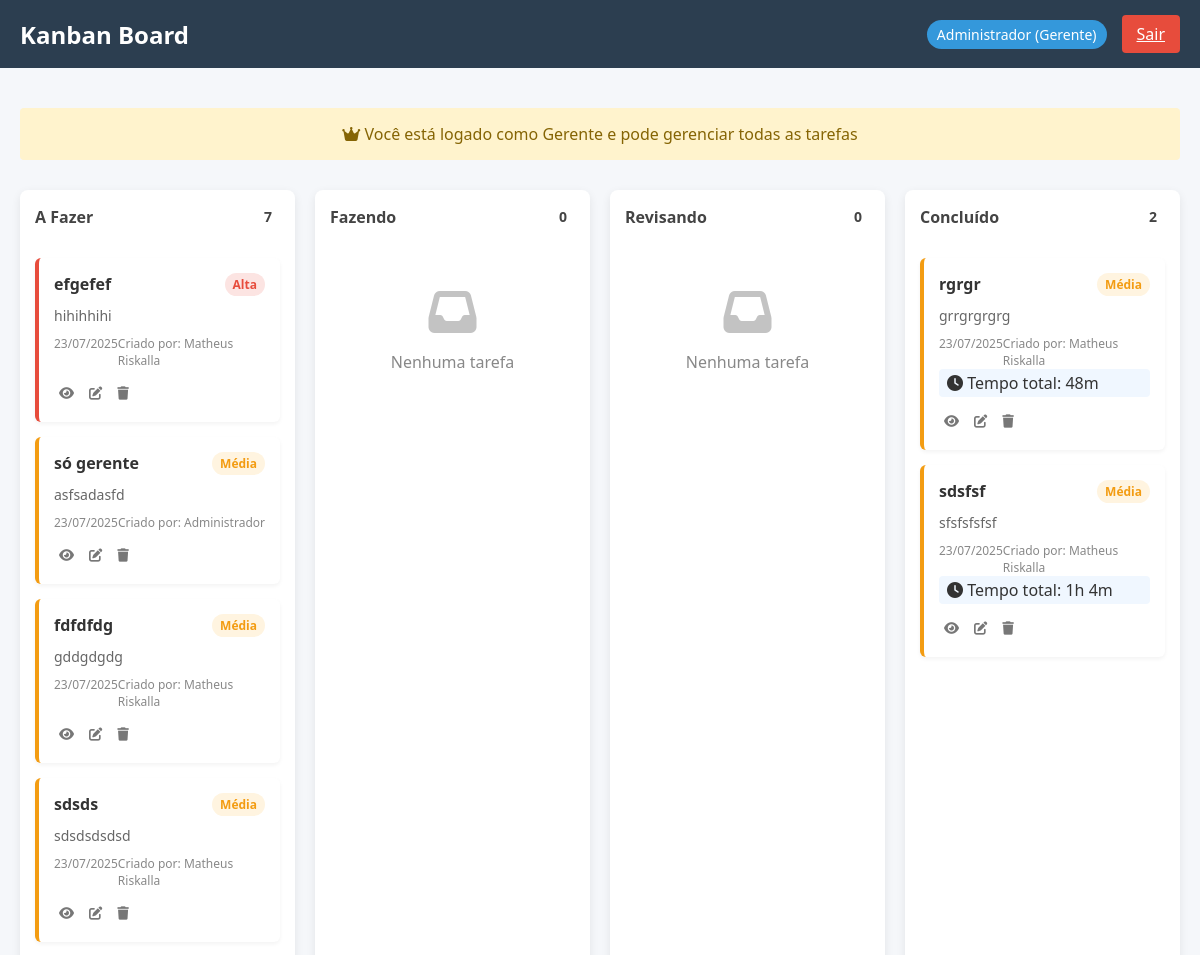
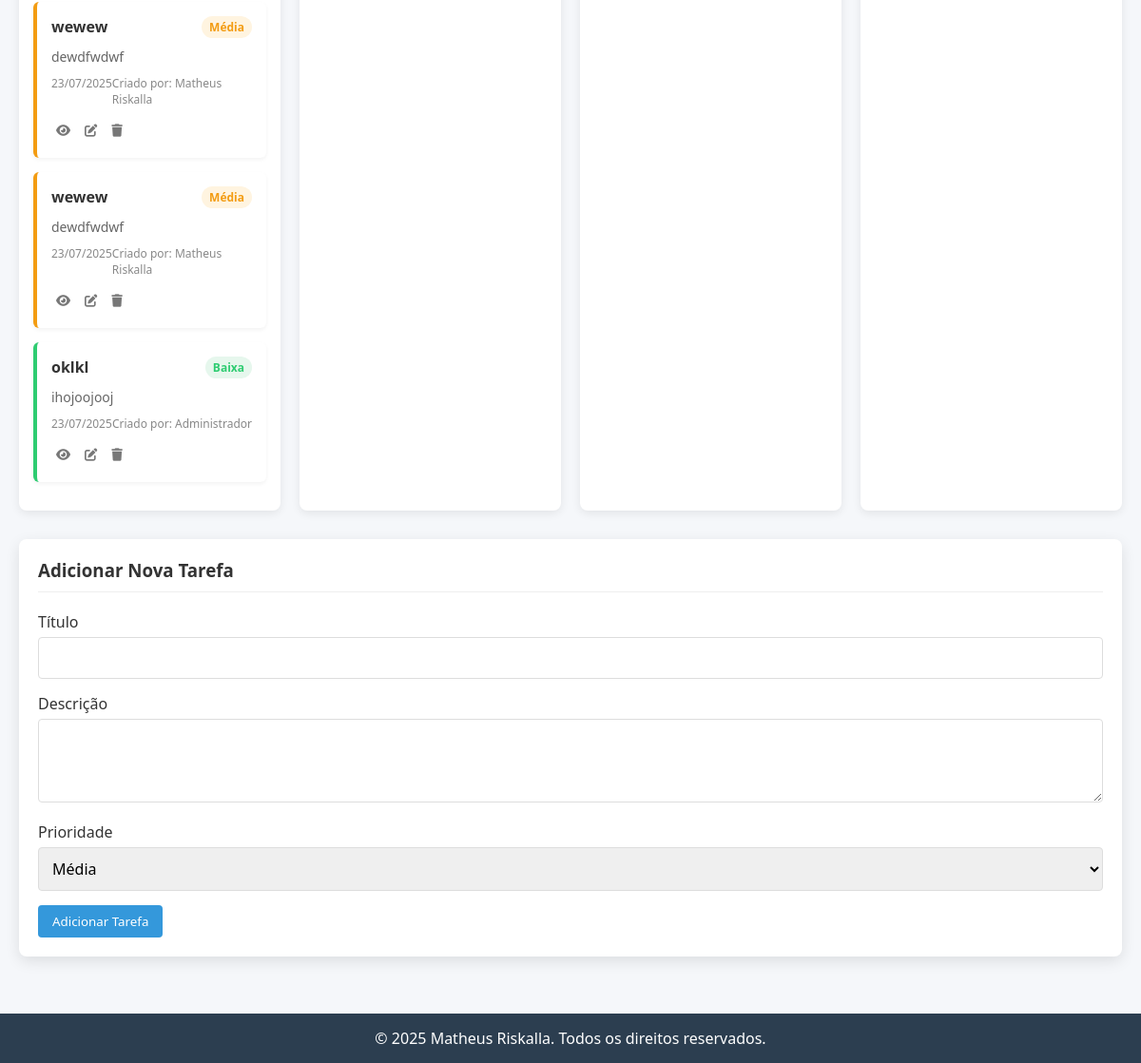
Page /index.php (signed in) on the committed database (2 pictures, top to bottom).
### tables this page shows
CREATE TABLE `tarefas` (
  `tarefa_id` int(11) NOT NULL,
  `usuario_id` int(11) DEFAULT NULL,
  `titulo` varchar(255) NOT NULL,
  `descricao` text DEFAULT NULL,
  `status` enum('A_FAZER','FAZENDO','REVISANDO','CONCLUIDO') DEFAULT 'A_FAZER',
  `prioridade` enum('BAIXA','MEDIA','ALTA') DEFAULT 'MEDIA',
  `data_criacao` datetime DEFAULT current_timestamp(),
  `data_conclusao` datetime DEFAULT NULL
);

CREATE TABLE `usuarios` (
  `usuario_id` int(11) NOT NULL,
  `nome` varchar(100) NOT NULL,
  `email` varchar(100) NOT NULL,
  `senha` varchar(255) NOT NULL,
  `tipo` enum('COMUM','GERENTE') DEFAULT 'COMUM'
);

### includes/functions.php (called while the page is built, shortened)
<?php
function isLoggedIn()
{
    return isset($_SESSION['usuario_id']);
}
function isManager()
{
    return isset($_SESSION['tipo']) && $_SESSION['tipo'] === 'GERENTE';
}
function getUserTasks($pdo, $usuario_id)
{
    if (isManager()) {
        $stmt = $pdo->prepare("SELECT t.*, u.nome AS nome_criador
                       FROM tarefas t
                       JOIN usuarios u ON t.usuario_id = u.usuario_id
                       ORDER BY
                         FIELD(t.prioridade, 'ALTA', 'MEDIA', 'BAIXA'),
                         t.data_criacao DESC");
        $stmt->execute();
    }
    return $stmt->fetchAll(PDO::FETCH_ASSOC);
}

### templates/kanban_board.php (the view, shortened to what this page needs)
<?php
require_once __DIR__ . '/../includes/functions.php';
?>
<?php if (isLoggedIn()): ?>
    <header>
        <div class="header-content">
            <div class="logo">Kanban Board</div>
            <div class="user-info">
                <div class="user-badge">
                    <?= htmlspecialchars($_SESSION['nome']) ?> (<?= isManager() ? 'Gerente' : 'Usuário' ?>)
                </div>
                <a href="?logout" class="btn btn-danger">Sair</a>
            </div>
        </div>
    </header>
    <div class="container">
        <?php if (isManager()):  ?>
            <div class="system-alert">
                <i class="fas fa-crown"></i> Você está logado como Gerente e pode gerenciar todas as tarefas
            </div>
        <?php endif; ?>
        <div class="kanban-board">
            <?php foreach (['A_FAZER' => 'A Fazer', 'FAZENDO' => 'Fazendo', 'REVISANDO' => 'Revisando', 'CONCLUIDO' => 'Concluído'] as $status_key => $status_label): ?>
                <div class="kanban-column column-<?= strtolower($status_key) ?>">
                    <div class="column-header">
                        <span><?= $status_label ?></span>
                        <span class="task-count"><?= count($tarefas_por_status[$status_key]) ?></span>
                    </div>
                    <div class="tasks-container" data-status="<?= $status_key ?>">
                        <?php if (empty($tarefas_por_status[$status_key])):  ?>
                            <div class="empty-state">
                                <i class="fas fa-inbox"></i>
                                <p>Nenhuma tarefa</p>
                            </div>
                        <?php else:  ?>
                            <?php foreach ($tarefas_por_status[$status_key] as $tarefa): ?>
                                <div class="task-card prioridade-<?= $tarefa['prioridade'] ?>"
                                    data-task-id="<?= $tarefa['tarefa_id'] ?>">
                                    <div class="task-header">
                                        <div class="task-title"><?= htmlspecialchars($tarefa['titulo']) ?></div>
                                        <div class="task-priority priority-<?=
                                            $tarefa['prioridade'] === 'ALTA' ? 'HIGH' :
                                            ($tarefa['prioridade'] === 'MEDIA' ? 'MEDIUM' : 'LOW')
                                            ?>">
                                            <?= $tarefa['prioridade'] === 'ALTA' ? 'Alta' :
                                                ($tarefa['prioridade'] === 'MEDIA' ? 'Média' : 'Baixa') ?>
                                        </div>
                                    </div>
                                    <?php if (!empty($tarefa['descricao'])):  ?>
                                        <div class="task-description">
                                            <?= htmlspecialchars(mb_strimwidth($tarefa['descricao'], 0, 100, "...")) ?>
                                        </div>
                                    <?php endif; ?>
                                    <div class="task-meta">
                                        <div><?= date('d/m/Y', strtotime($tarefa['data_criacao'])) ?></div>
                                        <div>Criado por: <?= htmlspecialchars($tarefa['nome_criador']) ?></div>
                                    </div>
                                    <?php if ($status_key === 'CONCLUIDO' && $tarefa['data_conclusao']): ?>
                                        <?php
                                        $inicio = new DateTime($tarefa['data_criacao']);
                                        $fim = new DateTime($tarefa['data_conclusao']);
                                        $intervalo = $inicio->diff($fim);
                                        ?>
                                        <div class="task-time">
                                            <i class="fas fa-clock"></i>
                                            Tempo total:
                                            <?= $intervalo->h > 0 ? $intervalo->h . 'h ' : '' ?>
                                            <?= $intervalo->i > 0 ? $intervalo->i . 'm' : '<1m' ?>
                                        </div>
                                    <?php endif; ?>
                                    <div class="task-actions">
                                        <button class="btn-icon btn-view" data-task-id="<?= $tarefa['tarefa_id'] ?>">
                                            <i class="fas fa-eye"></i>
                                        </button>
                                        <button class="btn-icon btn-edit" data-task-id="<?= $tarefa['tarefa_id'] ?>">
                                            <i class="fas fa-edit"></i>
                                        </button>
                                        <?php if (isManager() || $tarefa['usuario_id'] == $_SESSION['usuario_id']): ?>
                                            <button class="btn-icon btn-delete" data-task-id="<?= $tarefa['tarefa_id'] ?>">
                                                <i class="fas fa-trash"></i>
                                            </button>
                                        <?php endif; ?>
                                    </div>
                                </div>
                            <?php endforeach; ?>
                        <?php endif; ?>
                    </div>
                </div>
            <?php endforeach; ?>
        </div>
        <div class="add-task-form">
            <h3 class="form-title">Adicionar Nova Tarefa</h3>
            <form method="POST" action="/kanban/includes/task_actions.php">
                <div class="form-group">
                    <label>Título</label>
                    <input type="text" name="titulo" class="form-control" required>
                </div>
                <div class="form-group">
                    <label>Descrição</label>
                    <textarea name="descricao" class="form-control" rows="3"></textarea>
                </div>
                <div class="form-group">
                    <label>Prioridade</label>
                    <select name="prioridade" class="form-control" required>
                        <option value="MEDIA" selected>Média</option>
                    </select>
                </div>
                <button type="submit" class="btn btn-primary">Adicionar Tarefa</button>
            </form>
        </div>
    </div>
<?php endif;  ?>

### templates/header.php (shortened to what this page needs)
<!DOCTYPE html>
<html lang="pt-BR">
<head>
    <link rel="stylesheet" href="https://cdnjs.cloudflare.com/ajax/libs/font-awesome/6.4.0/css/all.min.css">
    <link rel="stylesheet" href="https://code.jquery.com/ui/1.12.1/themes/base/jquery-ui.css">
    <link rel="stylesheet" href="assets/css/style.css">
</head>
<body>

### index.php (shortened to what this page needs)
<?php
require_once __DIR__ . '/config/database.php';
require_once __DIR__ . '/includes/functions.php';
require_once __DIR__ . '/includes/auth.php';
$tarefas_por_status = null;
if (isLoggedIn()) {
    $tarefas = getUserTasks($pdo, $_SESSION['usuario_id']);
    $tarefas_por_status = [
        'A_FAZER' => [],
        'FAZENDO' => [],
        'REVISANDO' => [],
        'CONCLUIDO' => []
    ];
    foreach ($tarefas as $tarefa) {
        $tarefas_por_status[$tarefa['status']][] = $tarefa;
    }
}
include __DIR__ . '/templates/header.php';
if (!isLoggedIn()) {
    include __DIR__ . '/templates/auth_form.php';
} else {
    include __DIR__ . '/templates/kanban_board.php';
}
include __DIR__ . '/templates/footer.php';

### templates/footer.php
<footer style="background: #2c3e50; color: white; text-align: center; padding: 15px 0; margin-top: 40px;">
    &copy; <?= date('Y') ?> Matheus Riskalla. Todos os direitos reservados.
</footer>
</body>
</html>

### assets/css/style.css (style rules this page uses)
:root { --primary: #3498db; --secondary: #2c3e50; --success: #2ecc71; --warning: #f39c12; --danger: #e74c3c; --light: #ecf0f1; --dark: #34495e; }
* { margin: 0; padding: 0; box-sizing: border-box; font-family: "Segoe UI", Tahoma, Geneva, Verdana, sans-serif; }
body { background-color: #f5f7fa; color: #333; }
.container { max-width: 1400px; margin: 0 auto; padding: 20px; box-sizing: border-box; }
header { background-color: var(--secondary); color: white; padding: 15px 0; }
.header-content { display: flex; justify-content: space-between; align-items: center; max-width: 1400px; margin: 0 auto; padding: 0 20px; }
.logo { font-size: 24px; font-weight: bold; }
.user-info { display: flex; align-items: center; gap: 15px; }
.user-badge { background-color: var(--primary); padding: 5px 10px; border-radius: 20px; font-size: 14px; }
.btn { padding: 8px 15px; border: none; border-radius: 4px; cursor: pointer; font-weight: 500; transition: all 0.3s; }
.btn-primary { background-color: var(--primary); color: white; }
.btn-danger { background-color: var(--danger); color: white; }
.kanban-board { display: flex; gap: 20px; margin-top: 30px; gap: 20px; flex-wrap: nowrap; }
.kanban-column { flex: 1; background-color: white; border-radius: 8px; box-shadow: 0 3px 10px rgba(0, 0, 0, 0.08); overflow: hidden; }
.column-header { padding: 15px; font-weight: bold; color: #444; display: flex; justify-content: space-between; align-items: center; }
.task-count { background-color: rgba(255, 255, 255, 0.3); padding: 2px 8px; border-radius: 20px; font-size: 14px; }
.tasks-container { padding: 15px; min-height: 500px; }
.task-card { background-color: white; border-radius: 6px; padding: 15px; margin-bottom: 15px; box-shadow: 0 2px 4px rgba(0, 0, 0, 0.05); border-left: 4px solid #ddd; cursor: move; transition: all 0.3s; }
.task-card.prioridade-ALTA { border-left-color: var(--danger); }
.task-card.prioridade-MEDIA { border-left-color: var(--warning); }
.task-card.prioridade-BAIXA { border-left-color: var(--success); }
.task-header { display: flex; justify-content: space-between; margin-bottom: 10px; }
.task-title { font-weight: bold; font-size: 16px; }
.task-priority { padding: 3px 8px; border-radius: 20px; font-size: 12px; font-weight: bold; }
.priority-HIGH { background-color: #fce4e2; color: var(--danger); }
.priority-MEDIUM { background-color: #fff4e0; color: var(--warning); }
.priority-LOW { background-color: #e6f7ed; color: var(--success); }
.task-description { color: #666; font-size: 14px; margin-bottom: 10px; }
.task-meta { display: flex; justify-content: space-between; font-size: 12px; color: #888; margin-top: 10px; }
.task-time { background-color: #f0f7ff; padding: 3px 8px; border-radius: 4px; }
.task-actions { display: flex; gap: 5px; margin-top: 10px; }
.btn-icon { padding: 5px; border: none; background: none; cursor: pointer; color: #777; }
.add-task-form { background-color: white; padding: 20px; border-radius: 8px; box-shadow: 0 5px 15px rgba(0, 0, 0, 0.1); margin-top: 30px; }
.form-group { margin-bottom: 15px; }
.form-group label { display: block; margin-bottom: 5px; font-weight: 500; }
.form-control { width: 100%; padding: 10px; border: 1px solid #ddd; border-radius: 4px; font-size: 16px; }
.form-title { margin-bottom: 20px; padding-bottom: 10px; border-bottom: 1px solid #eee; }
.empty-state { text-align: center; padding: 30px; color: #888; }
.empty-state i { font-size: 48px; margin-bottom: 15px; opacity: 0.5; }
.system-alert { background-color: #fff3cd; color: #856404; padding: 15px; border-radius: 4px; margin: 20px 0; text-align: center; }

### rows in the picture
tarefas: titulo "efgefef", prioridade "Alta", descricao "hihihhihi", data_criacao "23/07/2025", usuario.nome "Matheus Riskalla"
tarefas: titulo "só gerente", prioridade "Média", descricao "asfsadasfd", data_criacao "23/07/2025", usuario.nome "Administrador"
tarefas: titulo "fdfdfdg", prioridade "Média", descricao "gddgdgdg", data_criacao "23/07/2025", usuario.nome "Matheus Riskalla"
tarefas: titulo "sdsds", prioridade "Média", descricao "sdsdsdsdsd", data_criacao "23/07/2025", usuario.nome "Matheus Riskalla"
tarefas: titulo "wewew", prioridade "Média", descricao "dewdfwdwf", data_criacao "23/07/2025", usuario.nome "Matheus Riskalla"
tarefas: titulo "wewew", prioridade "Média", descricao "dewdfwdwf", data_criacao "23/07/2025", usuario.nome "Matheus Riskalla"
tarefas: titulo "oklkl", prioridade "Baixa", descricao "ihojoojooj", data_criacao "23/07/2025", usuario.nome "Administrador"
tarefas: titulo "rgrgr", prioridade "Média", descricao "grrgrgrgrg", data_criacao "23/07/2025", usuario.nome "Matheus Riskalla", data_criacao+data_conclusao "48"
tarefas: titulo "sdsfsf", prioridade "Média", descricao "sfsfsfsfsf", data_criacao "23/07/2025", usuario.nome "Matheus Riskalla", data_criacao+data_conclusao "1", data_criacao+data_conclusao "4"

### other values in the picture
$_SESSION['nome'] "Administrador"
$status_label "A Fazer"
count($tarefas_por_status[$status_key]) "7"
$status_label "Fazendo"
count($tarefas_por_status[$status_key]) "0"
$status_label "Revisando"
$status_label "Concluído"
count($tarefas_por_status[$status_key]) "2"
